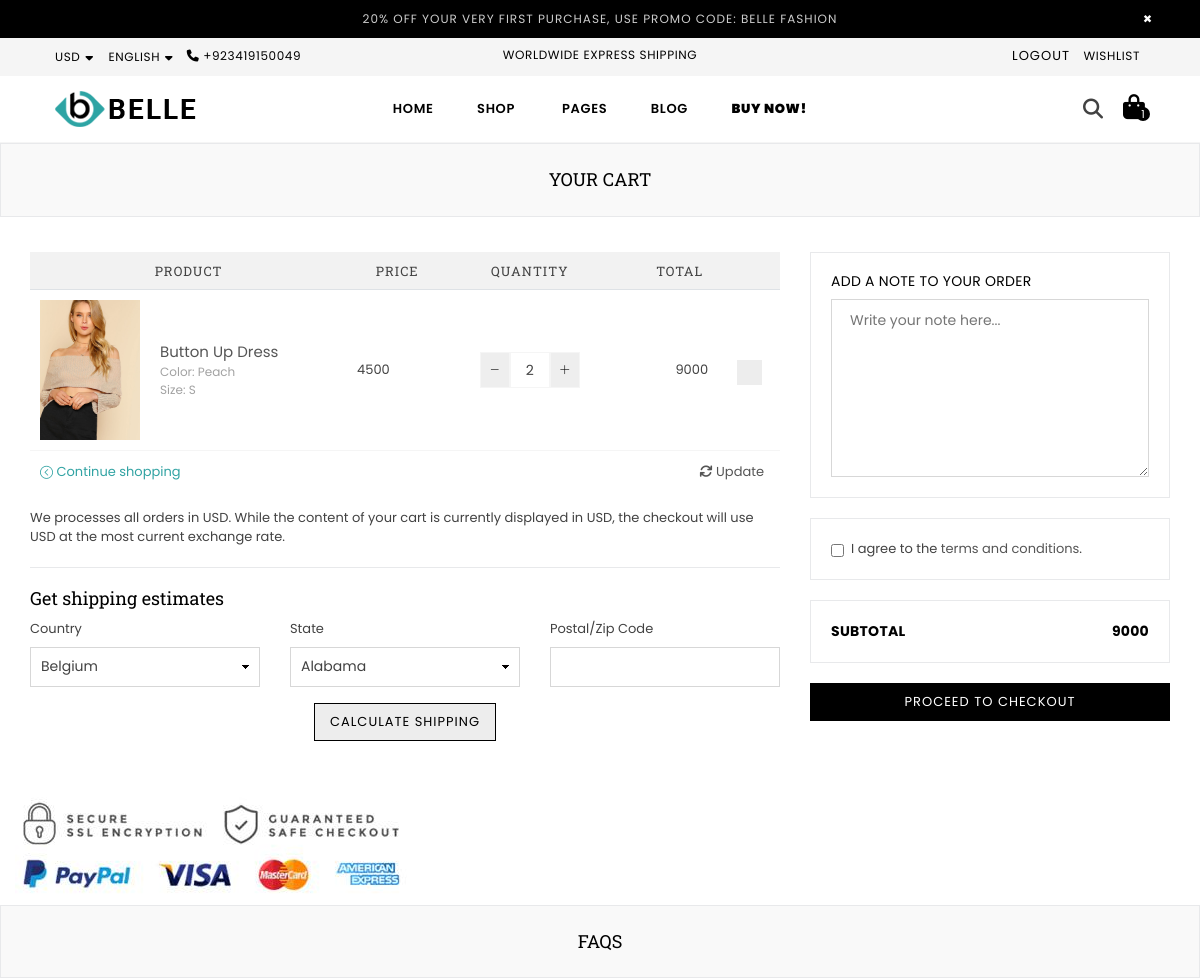
Page /cart (signed in, upper part) on the earlier database version.
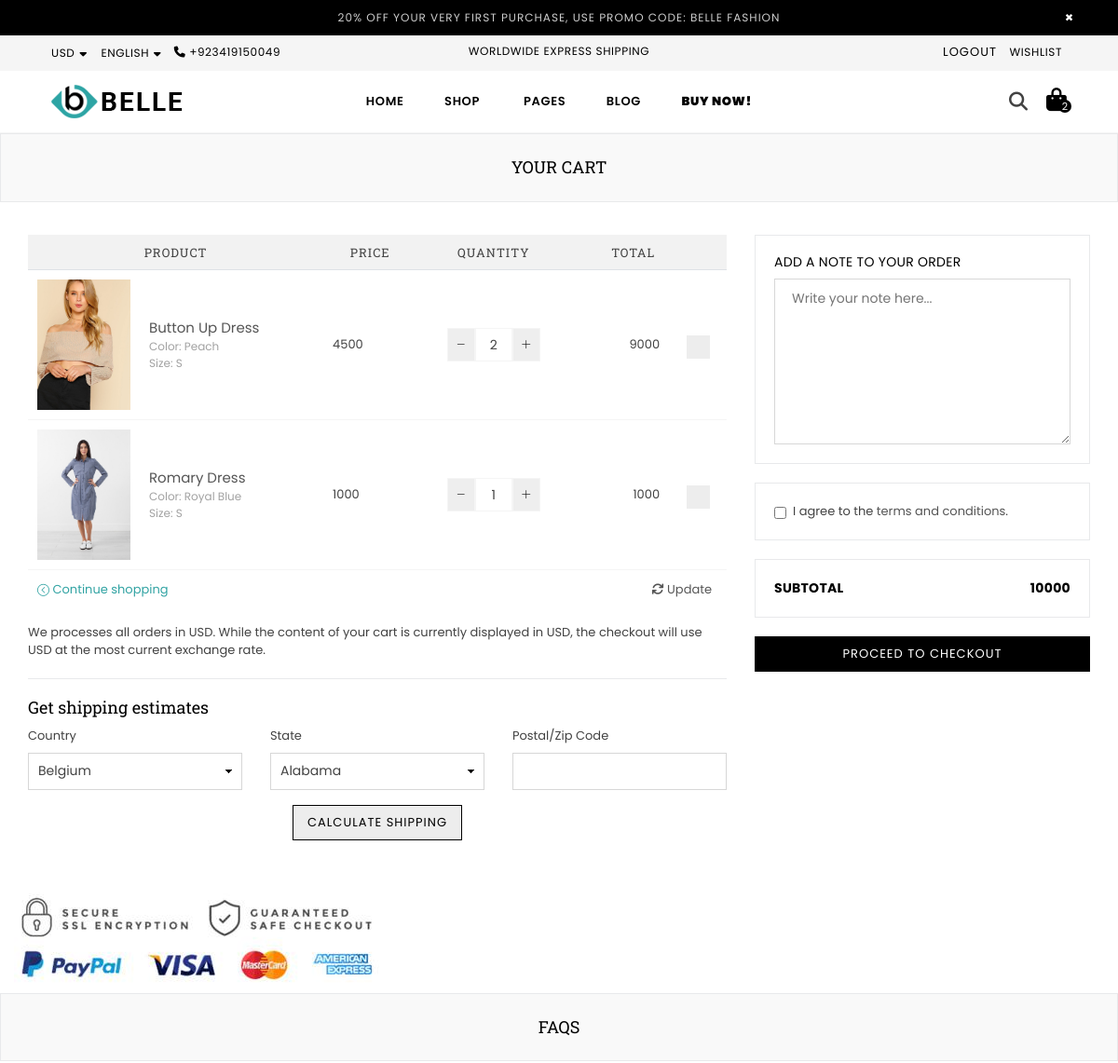
Same page on the later database version.
### app/models.py (models this page shows, shortened)
class CartItem(models.Model):
    user = models.ForeignKey(User, on_delete=models.CASCADE)
    product = models.ForeignKey(Products, on_delete=models.CASCADE)
    color = models.CharField(max_length=100)
    size = models.CharField(max_length=100)
    quantity = models.PositiveIntegerField(default=1)
    note = models.TextField(blank=True, null=True)  # Optional notes for the cart item
    terms_accepted = models.BooleanField(default=False)  # Terms acceptance status
    class Meta:
        constraints = [
            models.UniqueConstraint(fields=['user', 'product', 'color', 'size'], name='unique_cart_item')
        ]

class Products(models.Model):
    name=models.CharField(max_length=100)
    description=models.TextField()
    slug=models.SlugField(max_length=50,unique=True,blank=True)
    in_stock=models.BooleanField()
    stock_quantity=models.IntegerField()
    last_update=models.DateTimeField(auto_now=True)
    sku=models.CharField(max_length=50)
    view_count=models.IntegerField(null=True,blank=True)
    price=models.IntegerField()
    striked_price=models.IntegerField(blank=True,null=True,default=0)
    product_type=models.CharField(max_length=20)
    labels=models.ManyToManyField(Labels,max_length=20)
    wishlist=models.ManyToManyField(User,related_name='wishlist',blank=True)
    collections=models.CharField(max_length=50)
    main_image= models.ImageField(upload_to='products/')  # Shown by default
    hover_image= models.ImageField(upload_to='products/')  # Shown on hover
    tag=models.ManyToManyField('Tag',related_name='products',blank=True)
    sizes = models.ManyToManyField(Size, related_name='products', blank=True)
    color = models.ManyToManyField(Color, related_name='productscolor', blank=True)
    brand=models.ForeignKey(Brand, on_delete=models.CASCADE,related_name='brand',blank=True)
    def __str__(self):
        return self.name
    class Meta:
        verbose_name = "Product"  # Correct singular form
        verbose_name_plural = "Products"  # Correct plural form

### app/views.py (the view, shortened to what this page needs)
# urls.py: path("cart",views.CartView,name="cart"),
def CartView(request):
    cart_items = CartItem.objects.filter(user=request.user)
    for item in cart_items:
        item.subtotal = item.product.price * item.quantity
    total_price = sum(item.subtotal for item in cart_items)
    context = {
        "cart_items": cart_items,
        "total_price": total_price,
    }
    return render(request, "app/cart.html", context)

### app/templates/app/cart.html (shortened to what this page needs)
{% extends "base.html" %} {% load static %} {% block title %}BELLE | CART {% endblock title %} {% block content %}
<div id="page-content">
  <div class="page section-header text-center">
    <div class="page-title">
      <div class="wrapper"><h1 class="page-width">Your cart</h1></div>
    </div>
  </div>
  <div class="container">
    <div class="row">
      <div class="col-12 col-sm-12 col-md-8 col-lg-8 main-col">
        <form action="#" method="post" class="cart style2">
          <table>
            <thead class="cart__row cart__header">
              <tr>
                <th colspan="2" class="text-center">Product</th>
                <th class="text-center">Price</th>
                <th class="text-center">Quantity</th>
                <th class="text-right">Total</th>
                <th class="action">&nbsp;</th>
              </tr>
            </thead>
            <tbody>
              {% if cart_items %}
              {% for item in cart_items %}
              <tr class="cart__row border-bottom line1 cart-flex border-top" data-item-id="{{ item.id }}">
                  <td class="cart__image-wrapper cart-flex-item">
                      <a href="#">
                          <img class="cart__image" src="{{ item.product.main_image.url }}" alt="{{ item.product.name }}" />
                      </a>
                  </td>
                  <td class="cart__meta small--text-left cart-flex-item">
                      <div class="list-view-item__title">
                          <a href="#">{{ item.product }}</a>
                      </div>
                      <div class="cart__meta-text">
                          Color: {{ item.color }}<br />Size: {{ item.size }}<br />
                      </div>
                  </td>
                  <td class="cart__price-wrapper cart-flex-item">
                      <span class="money">{{ item.product.price }}</span>
                  </td>
                  <td class="cart__update-wrapper cart-flex-item text-right">
                      <div class="cart__qty text-center">
                          <div class="qtyField">
                              <a class="qtyBtn minus" href="javascript:void(0);">
                                  <i class="icon icon-minus"></i>
                              </a>
                              <input
                                  class="cart__qty-input qty"
                                  type="text"
                                  name="updates[]"
                                  value="{{ item.quantity }}"
                                  pattern="[0-9]*"
                              />
                              <a class="qtyBtn plus" href="javascript:void(0);">
                                  <i class="icon icon-plus"></i>
                              </a>
                          </div>
                      </div>
                  </td>
                  <td class="text-right small--hide cart-price">
                      <div id="subtotal-{{ item.id }}"><span class="money">{{ item.subtotal }}</span></div>
                  </td>
                  <td class="text-center small--hide">
                    <a href="{% url 'remove_cart_item' item.id %}" class="btn btn--secondary cart__remove" title="Remove item">
                        <i class="icon icon anm anm-times-l"></i>
                    </a>
                </td>
              </tr>
              {% endfor %}
              {% else %}
              <tr>
                <td colspan="6" class="text-center">
                  <p>Your cart is empty.</p>
                </td>
              {% endif %}
          </tbody>
            <tfoot>
              <tr>
                <td colspan="3" class="text-left">
                  <a
                    href="{% url "shop" %}"
                    class="btn--link cart-continue"
                    ><i class="icon icon-arrow-circle-left"></i> Continue
                    shopping</a
                  >
                </td>
                <td colspan="3" class="text-right">
                  <button
                    type="submit"
                    name="update"
                    class="btn--link cart-update"
                  >
                  <a href="{% url 'cart' %}"> <i class="fa fa-refresh"></i> Update
                </a>
                  </button>
                </td>
              </tr>
            </tfoot>
          </table>
          <div class="currencymsg">
            We processes all orders in USD. While the content of your cart is
            currently displayed in USD, the checkout will use USD at the most
            current exchange rate.
          </div>
          <hr />
          <div id="shipping-calculator" class="mb-4">
            <h5 class="small--text-center">Get shipping estimates</h5>
            <div class="row">
              <div class="col-12 col-sm-12 col-md-4">
                <div class="form-group">
                  <label for="address_country">Country</label>
                  <select
                    id="address_country"
                    name="address[country]"
                    data-default="United States"
                  >
                    <option value="Belgium" data-provinces="[]">Belgium</option>
                  </select>
                </div>
              </div>
              <div class="col-12 col-sm-12 col-md-4">
                <div class="form-group">
                  <label>State</label>
                  <select
                    id="address_province"
                    name="address[province]"
                    data-default=""
                  >
                    <option value="Alabama">Alabama</option>
                  </select>
                </div>
              </div>
              <div class="col-12 col-sm-12 col-md-4">
                <div class="form-group">
                  <label for="address_zip">Postal/Zip Code</label>
                  <input type="text" id="address_zip" name="address[zip]" />
                </div>
              </div>
              <div class="col-12 col-sm-12 col-md-12 actionRow text-center">
                <div>
                  <input
                    type="button"
                    class="btn btn--secondary get-rates"
                    value="Calculate shipping"
                  />
                </div>
              </div>
            </div>
          </div>
        </form>
      </div>
      <div class="col-12 col-sm-12 col-md-4 col-lg-4 cart__footer">
        <form method="POST" action="{% url 'cart' %}">
            <div class="cart-note">
                <div class="solid-border">
                    <h5>
                        <label
                            for="CartSpecialInstructions"
                            class="cart-note__label small--text-center"
                        >
                            Add a note to your order
                        </label>
                    </h5>
                    <textarea
                        name="note"
                        id="CartSpecialInstructions"
                        class="cart-note__input"
                        placeholder="Write your note here..."
                    ></textarea>
                </div>
            </div>
            <div class="solid-border mt-3">
                <div class="form-check">
                    <input
                        type="checkbox"
                        name="terms"
                        id="terms"
                        class="form-check-input"
                    />
                    <label
                        for="terms"
                        class="form-check-label"
                    >
                        I agree to the <a href="#">terms and conditions</a>.
                    </label>
                </div>
            </div>
            <div class="solid-border mt-3">
                <div class="row">
                    <span class="col-12 col-sm-6 cart__subtotal-title">
                        <strong>Subtotal</strong>
                    </span>
                    <span
                        class="col-12 col-sm-6 cart__subtotal-title cart__subtotal text-right"
                        id="total-price"
                    >
                        <span class="money">{{ total_price }}</span>
                    </span>
                </div>
            </div>
            <div class="mt-3 text-center">
                <button type="submit" class="btn btn-primary w-100">
                    Proceed to Checkout
                </button>
            </div>
        </form>
    </div>
          <div class="paymnet-img">
            <img
              src="{% static 'app/images/payment-img.jpg' %}"
              alt="Payment"
            />
          </div>
        </div>
      </div>
    </div>
  </div>
{% endblock content %}

Differences in the rows shown:
added CartItem: product.main_image (picture), product "Romary Dress", color "Royal Blue", size "S", product.price "1000", quantity "1", subtotal "1000"
Other differences:
{{ total_item }}: "1" → "2"
{{ total_price }}: "9000" → "10000"
